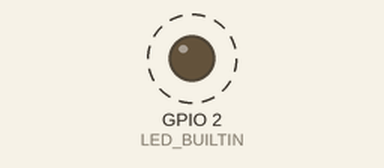
A sketch run on a simulated ESP8266 (NodeMCU). Shown: output pins drawn as LEDs (lit = HIGH, except the on-board LED, lit = LOW). Dashed ring = blinking. WiFi joins after 1.5 s; servers stay silent unless stated; what the sketch prints to the serial monitor is not drawn.

Above: at 2.5 s.
Timing chart, 0 to 6.6 s (numbered marks = the images above):
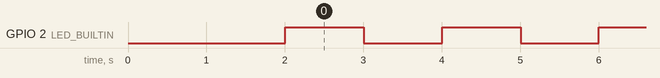

Measured:
- by itself, GPIO 2 (LED_BUILTIN): alternates HIGH for 1.0 s and LOW for 1.0 s

The sketch:

test-blink.ino
```cpp
#if defined(ESP8266)
  #include <ESP8266WiFi.h>
  #include <ESPAsyncTCP.h>
#elif defined(ESP32)
  #include <WiFi.h>
  #include <AsyncTCP.h>
#endif

#include <ESPAsyncWebServer.h>
#include <AsyncElegantOTA.h>

const char* ssid = "Alberto";
const char* password = "22181224";

AsyncWebServer server(80);

// the setup function runs once when you press reset or power the board
void setup() {
  // initialize digital pin LED_BUILTIN as an output.
  pinMode(LED_BUILTIN, OUTPUT);
  Serial.begin(115200);

  // Connect to Wi-Fi
  WiFi.begin(ssid, password);
  while (WiFi.status() != WL_CONNECTED) {
    delay(1000);
    Serial.println("Connecting to WiFi..");
  }

  // Print ESP Local IP Address
  Serial.println("");
  Serial.print("Connected to ");
  Serial.println(ssid);
  Serial.print("IP address: ");
  Serial.println(WiFi.localIP());

  server.on("/", HTTP_GET, [](AsyncWebServerRequest *request) {
    request->send(200, "text/plain", "Hi! This is a sample response.");
  });

  AsyncElegantOTA.begin(&server);    // Start AsyncElegantOTA
  server.begin();
  Serial.println("HTTP server started");
}

// the loop function runs over and over again forever
void loop() {
  digitalWrite(LED_BUILTIN, HIGH);  // turn the LED on (HIGH is the voltage level)
  delay(1000);                      // wait for a second
  digitalWrite(LED_BUILTIN, LOW);   // turn the LED off by making the voltage LOW
  delay(1000);                      // wait for a second
}
```
